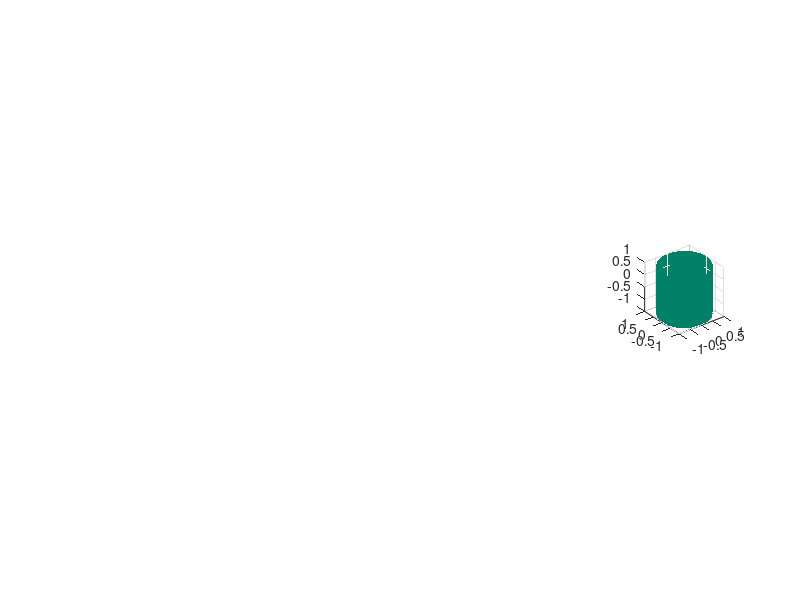

Write MATLAB code to recreate this figure. (Note: this script raises an error after producing the figure.)
Examples = {'Tennis ball curve', 'S-shaped curve', 'Small circle', 'Pancake curve', 'Helix'};

id_example = 5;

example = Examples{id_example};

switch example
    case 'Tennis ball curve'

        rng default;  t = linspace(-pi, pi,1500); N = length(t); sig = 0.1;

        sample_nsls = [(cos(t)).^3;(sin(t)).^3;sqrt(3)/2*sin(2*t)];

        sample = sample_nsls;  Err = zeros(1,N);

        for ii = 1:N

            err = sig*randn(1);

            Err(ii) = err;

            vec_ii = sample_nsls(:,ii);

            sint = sin(t(ii));
            cost = cos(t(ii));
            cos2t = cos(2*t(ii));

            vec_tan = [-2*cost^2*sint; 2*sint^2*cost; sqrt(3)*cos2t];

            dir = null([vec_ii vec_tan]');

            dir = dir/norm(dir);

            sample(:,ii) = vec_ii + err*dir;

            sample(:,ii) = sample(:,ii)/norm(sample(:,ii));

        end

        sample(:, abs(Err)>sig) = [];

        subplot(1,5,1);
        [w,u,v] = sphere(30);  surf(w,u,v);
        hold on; axis equal; shading flat; alpha(0.6); box off; axis off;

        % Plot original samples in red
        plot3(sample(1,:),sample(2,:),sample(3,:),'r.',MarkerSize=5);
        xlim([-1.01,1.01]);
        ylim([-1.01,1.01]),zlim([-1.01,1.01]);

        % Plot subdivided samples in blue
        maxiter = 4; manifold = 'sphere'; N = size(sample,2);  h = 1/(2*log10(N));
        X = submanifold(sample,sig,h,maxiter,manifold);
        plot3(X(1,:),X(2,:),X(3,:),'b.',MarkerSize=5);

    case 'S-shaped curve'

        t = linspace(-pi, 0,1500); N = length(t);

        x = sin(t) .* cos(t); y = -sin(t) .* sin(t); z = cos(t);

        sample_ = [x;y;z]; sample = zeros(3,N); Err = zeros(1,N); sig = 0.1;

        for ii = 1:N
            
            err = sig*randn(1);

            Err(ii) = err;
            
            vec_ii = sample_(:,ii);
            
            sint = sin(t(ii)); cost = cos(t(ii)); cos2t = cos(2*t(ii));
            
            vec_tan = [cos2t; -2*sint*cost; -sint];
            
            dir = null([vec_ii vec_tan]');
            
            dir = dir/norm(dir);
            
            sample(:,ii) = vec_ii + err*dir;
            
            sample(:,ii) = sample(:,ii)/norm(sample(:,ii));
        
        end
        
        sample(:, abs(Err)>sig) = [];

        subplot(1,5,2);
        
        [w,u,v] = sphere(30);  surf(w,u,v);
        
        hold on; axis equal; shading flat; alpha(0.6); box off; axis off;

        % Plot original samples in red
        plot3(sample(1,:),sample(2,:),sample(3,:),'r.',MarkerSize=5);
        
        xlim([-1.01,1.01]);
        
        ylim([-1.01,1.01]),zlim([-1.01,1.01]);


        % Plot subdivided samples in blue
        maxiter = 4; manifold = 'sphere'; N = size(sample,2);  h = 1/(2*log10(N));
        
        X = submanifold(sample,sig,h,maxiter,manifold);
        
        plot3(X(1,:),X(2,:),X(3,:),'b.',MarkerSize=5);        


    case 'Small circle'

        t = linspace(-pi,pi,1500); N = length(t);

        x = sqrt(3)*sin(t)/2;

        y = sqrt(3)*cos(t)/2;

        z = 1/2*ones(1,length(t));

        sample_ = [x;y;z]; sample = zeros(3,N); Err = zeros(1,N); sig = 0.1;

        for ii = 1:N

            err = sig*randn(1);

            Err(ii) = err;

            vec_ii = sample_(:,ii);

            sint = sin(t(ii)); cost = cos(t(ii));

            vec_tan = [sqrt(3)*cost/2; -sqrt(3)*sint/2; 0];

            dir = null([vec_ii vec_tan]');

            dir = dir/norm(dir);

            sample(:,ii) = vec_ii + err*dir;

            sample(:,ii) = sample(:,ii)/norm(sample(:,ii));

        end

        sample(:, abs(Err)>sig) = [];

        subplot(1,5,3);
        
        [w,u,v] = sphere(30);  surf(w,u,v);
        
        hold on; axis equal; shading flat; alpha(0.6); box off; axis off;

        % Plot original samples in red
        plot3(sample(1,:),sample(2,:),sample(3,:),'r.',MarkerSize=5);
        
        xlim([-1.01,1.01]);
        
        ylim([-1.01,1.01]),zlim([-1.01,1.01]);        


        % Plot subdivided samples in blue
        maxiter = 4; manifold = 'sphere'; N = size(sample,2);  h = 1/(2*log10(N));
        
        X = submanifold(sample,sig,h,maxiter,manifold);
        
        plot3(X(1,:),X(2,:),X(3,:),'b.',MarkerSize=5);               


    case 'Pancake curve'

        t = linspace(0,2*pi,1500); N = length(t);

        x = 8*cos(t)./sqrt(66+2*cos(4*t));

        y = 8*sin(t)./sqrt(66+2*cos(4*t));

        z = 2*cos(2*t)./sqrt(66+2*cos(4*t));

        sample_ = [x;y;z]; sample = zeros(3,N); Err = zeros(1,N); sig = 0.1;

        for ii = 1:N

            err = sig*randn(1);

            Err(ii) = err;

            vec_ii = sample_(:,ii);

            sint = sin(t(ii)); cost = cos(t(ii));

            Xii = find_nbr(vec_ii,sample_,0.2);

            x0 = mean(Xii,2);

            [vec_tan,~] = svds(Xii - x0,1,'largest');

            dir = null([vec_ii vec_tan]');

            dir = dir/norm(dir);

            sample(:,ii) = vec_ii + err*dir;

            sample(:,ii) = sample(:,ii)/norm(sample(:,ii));

        end

        sample(:, abs(Err)>sig) = [];

        subplot(1,5,4);
        
        [w,u,v] = sphere(30);  surf(w,u,v);
        
        hold on; axis equal; shading flat; alpha(0.6); box off; axis off;

        % Plot original samples in red
        plot3(sample(1,:),sample(2,:),sample(3,:),'r.',MarkerSize=5);
        
        xlim([-1.01,1.01]);
        
        ylim([-1.01,1.01]),zlim([-1.01,1.01]);        


        % Plot subdivided samples in blue
        maxiter = 4; manifold = 'sphere'; N = size(sample,2);  h = 1/(2*log10(N));
        
        X = submanifold(sample,sig,h,maxiter,manifold);
        
        plot3(X(1,:),X(2,:),X(3,:),'b.',MarkerSize=5);       

    case 'Helix'

        t = linspace(-2*pi,2*pi,1500); N = length(t); sig = 0.1; 

        sample_ = [cos(t);sin(t);t/8]; sample = sample_; 

        % Add gaussian noise to points
        Err = zeros(1,N);

        for ii = 1:N

            err = sig*randn(1); % Sample noise

            Err(ii) = err;

            vec_ii = sample_(:,ii);

            vec_normal = [ vec_ii(1)  vec_ii(2) 0]; % Surface normal

            sint = sin(t(ii)); cost = cos(t(ii));

            vec_tan = [-sint; cost; 1/4]; % Tangent vector

            dir = null([vec_ii vec_tan]'); % Orthogonal direction

            dir = dir/norm(dir);

            sample(:,ii) = vec_ii + err*dir; % Add noise

            sample(:,ii) = sample(:,ii)/norm(sample(1:end-1,ii)); % Normalize
        end

        % Remove outliers
        sample(:, abs(Err)>sig) = []; N = size(sample,2);

        subplot(1,5,5);
        
        [Xc,Yc,Zc] = cylinder; Zc = Zc*2 - 1; surf(Xc,Yc,Zc); colormap summer;

        axis equal; shading flat; alpha(0.6); box off; axis off; hold on;

        plot3(sample(1,:),sample(2,:),sample(3,:),'r.',MarkerSize=5);
        
        maxiter = 4; manifold = 'cylinder'; h = 3/(2*log10(N));

        X = submanifold(sample,sig,h,maxiter,manifold);

        plot3(X(1,:),X(2,:),X(3,:),'b.',MarkerSize = 5);


end
